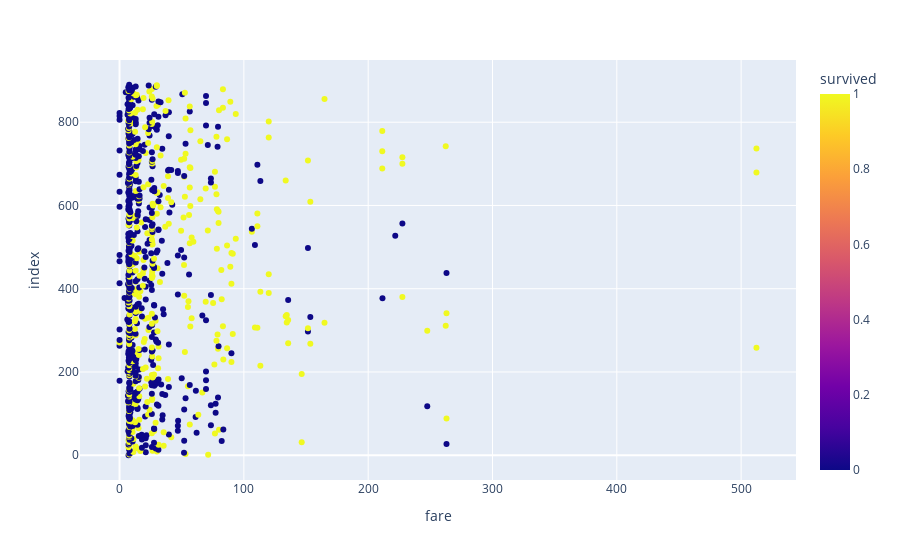

The notebook cell this image was saved under:
### Code cell
px.scatter(train, x='fare', color='survived')

### Figure 1 — Plotly figure (JSON) as saved in the notebook; plotly's stock layout.template omitted (floating-point values rounded to 4 significant figures; data arrays with more than 128 entries replaced by an {"elided": "..."} marker saying what was removed)
{"data": [{"hovertemplate": "fare=%{x}<br>index=%{y}<br>survived=%{marker.color}<extra></extra>", "legendgroup": "", "marker": {"color": {"elided": "891 int values"}, "coloraxis": "coloraxis", "symbol": "circle"}, "mode": "markers", "name": "", "orientation": "h", "showlegend": false, "type": "scatter", "x": {"elided": "891 float values"}, "xaxis": "x", "y": {"elided": "891 int values"}, "yaxis": "y"}], "layout": {"coloraxis": {"colorbar": {"title": {"text": "survived"}}, "colorscale": [[0, "#0d0887"], [0.1111, "#46039f"], [0.2222, "#7201a8"], [0.3333, "#9c179e"], [0.4444, "#bd3786"], [0.5556, "#d8576b"], [0.6667, "#ed7953"], [0.7778, "#fb9f3a"], [0.8889, "#fdca26"], [1, "#f0f921"]]}, "legend": {"tracegroupgap": 0}, "margin": {"t": 60}, "xaxis": {"anchor": "y", "domain": [0, 1], "title": {"text": "fare"}}, "yaxis": {"anchor": "x", "domain": [0, 1], "title": {"text": "index"}}}}
